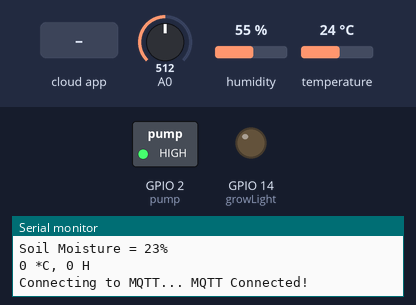
This sketch was run on a simulated ESP8266 (NodeMCU). Parts: switched loads named in the sketch (green lamp = pin HIGH), output pins drawn as LEDs (lit = HIGH), the last lines printed to the serial monitor. Wiring (inferred from the names in the program): DHT11 sensor: data GPIO 0. The test bench sets the inputs (shaded band); at power-on: A0 = 512, humidity 55 %, temperature 24 °C. WiFi joins after 1.5 s; servers stay silent unless stated; the local clock reads 2024-03-15 10:24:30 at power-on unless the sketch sets it; no MQTT or app messages arrive unless stated.

Above: at 2.7 s.
2.8 s: the phone or cloud app sets GL to ON
At 3.3 s:
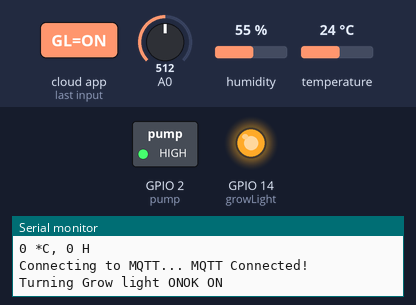
4.3 s: A0 set to 358
18.3 s: A0 set to 333
21.3 s: A0 set to 306
At 33.4 s:
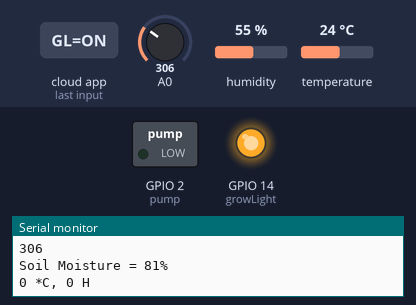
34.3 s: A0 set to 406
48.3 s: A0 set to 432
At 64.0 s:
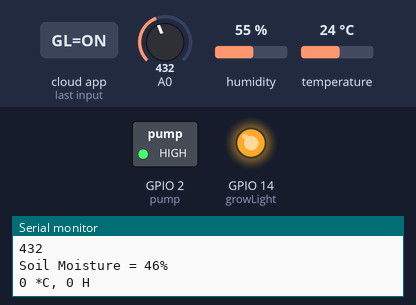
Timing chart, 0 to 64.3 s (numbered marks = the images above; inputs shaded):
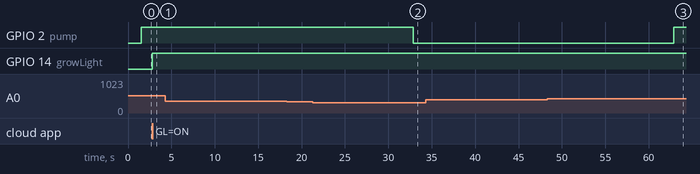

Measured:
- the behaviour switches between 418 and 419 on A0 (found by bisection; images 2 and 3)
- after the input at 2.8 s, GPIO 14 (growLight): LOW → HIGH at once
- after the input at 18.3 s, every drawn part: stays the same
- after the input at 48.3 s, GPIO 2 (pump): LOW → HIGH after 14.6 s

The sketch:

IoT_plant_watering_project.ino
```cpp
#include <ESP8266WiFi.h>
#include "Adafruit_MQTT.h"
#include "Adafruit_MQTT_Client.h"

//---------RTC--------
#include <Wire.h>
#include <ds3231.h>
struct ts t;
// ------DHT11 Sensor---------
#include <SimpleDHT.h>
int pinDHT11 = 0; // D3
SimpleDHT11 dht11(pinDHT11);
byte dhtHumid = 0;  //Stores humidity value
byte dhtTemp = 0; //Stores temperature value

//-------pump Relay Pin-------
int pump = 2; // D4
//--------Grow Light pin--------
int growLight = 14; // D5
//--------Capacitive Soil Moisture sensor------------
const int dry = 595; // value for dry sensor
const int wet = 239; // value for wet sensor

// ---------Config---------
#define WLAN_SSID       "OQFibre-C53JJLQ"   // Wi-Fi name
#define WLAN_PASS       "48971499"    // Wi-Fi password
// Adafruit server
#define AIO_SERVER      "io.adafruit.com"
#define AIO_SERVERPORT  1883
#define AIO_USERNAME    "Essaalansari"
#define AIO_KEY         "aio_JjcL35Guk384ZuGEeSoyRahauTbo"

// ---------WifiClient Class for connecting to WiFi and establishing connection to MQTT broker ---------------
WiFiClient client;
Adafruit_MQTT_Client mqtt(&client, AIO_SERVER, AIO_SERVERPORT, AIO_USERNAME, AIO_KEY);

// Topics
Adafruit_MQTT_Publish SM = Adafruit_MQTT_Publish(&mqtt, AIO_USERNAME "/feeds/SM");     // SM = Soil Moisture Topic
Adafruit_MQTT_Publish temp = Adafruit_MQTT_Publish(&mqtt, AIO_USERNAME "/feeds/temp");            // Temperature Topic
Adafruit_MQTT_Publish humidity = Adafruit_MQTT_Publish(&mqtt, AIO_USERNAME "/feeds/humidity");   // Humidity Topic
Adafruit_MQTT_Subscribe onoffbutton = Adafruit_MQTT_Subscribe(&mqtt, AIO_USERNAME "/feeds/GL"); // Grow light Manual On Off topic

void MQTT_connect();

void setup() {
  Serial.begin(115200);
  delay(10);
  Serial.println(F("Essa IoT Project"));
  Wire.begin();
  DS3231_init(DS3231_CONTROL_INTCN); // RTC

  pinMode(pump, OUTPUT);
  pinMode(growLight, OUTPUT);

  // Connect to WiFi access point.
  Serial.println(); Serial.println();
  Serial.print("Connecting to ");

  Serial.println(WLAN_SSID);

  WiFi.begin(WLAN_SSID, WLAN_PASS);
  while (WiFi.status() != WL_CONNECTED) {  // keep printing "." until wifi is connected
    delay(500);
    Serial.print(".");
  }
  Serial.println();
  Serial.println("WiFi is connected");
  Serial.println("IP address: ");
  Serial.println(WiFi.localIP());  // Print IP Local address on serial monitor for debugging purposes

  // Subscribe to pump Topic
  mqtt.subscribe(&onoffbutton);
}

uint32_t x=0;

void loop() {
  //---------RTC------
  DS3231_get(&t);
  int Time = t.hour;
  Serial.print("Time =");
  Serial.println(Time);
  if (Time == 14){  // if time is 4pm (14h = 4pm) Turn the grow light LED on
    digitalWrite(growLight, HIGH);
  }
  if (Time == 4){  // if time is 4pm (4h = 4am) Turn the grow light LED OFF
     digitalWrite(growLight, LOW);
  }

  //------Read soil moisture
  int sensorVal = analogRead(A0); // pin A0 of nodemcu
  Serial.println(sensorVal);
  int SoilMoisture = map(sensorVal, wet, dry, 100, 0); // Converting the Raw analog read values to Percentage (%)
  Serial.print("Soil Moisture = ");
  Serial.print(SoilMoisture);
  Serial.println("%");
  if (SoilMoisture < 50){
    digitalWrite(pump, HIGH); // if soil moisture is below 50% turn the water on
  } else if (SoilMoisture > 70){
    digitalWrite(pump, LOW); // Turn off the Water if soil moisture level is above 70%
  }

  //-----Read data from dht11 sensor and print on Serial monitor----------
  dht11.read(&dhtTemp, &dhtHumid, NULL);
  Serial.print((int)dhtTemp); Serial.print(" *C, ");
  Serial.print((int)dhtHumid); Serial.println(" H");

  // Ensures that the NodeMCU is Connected to the Broker
  MQTT_connect();

  // Reading State of the button on GL topic
  Adafruit_MQTT_Subscribe *subscription;
  while ((subscription = mqtt.readSubscription(5000))) {
    if (subscription == &onoffbutton) {
      Serial.print(F("Turning Grow light "));
      String buttonState = (char *)onoffbutton.lastread;
      Serial.print(buttonState);
      if (buttonState == "ON"){
        digitalWrite(growLight, HIGH); // Grow light ON
        Serial.println("OK ON");
      }
      if (buttonState == "OFF"){
        digitalWrite(growLight, LOW); // Grow light OFF
        Serial.println("OK OFF");
      }
    }
  }

  // Now we can publish Temperature, Humidity and Soil Moisture!
  Serial.print(F("\nSending Temperature and Humidity Data"));
  Serial.print("...");
  if (! temp.publish(dhtTemp)) {  // Publish temperature data to Adafruit Broker
      Serial.println(F("Failed to Publish Temperature"));
    }
       if (! humidity.publish(dhtHumid)) {   // Publish humidity data to Adafruit Broker
      Serial.println(F("Failed to Publish Humidity"));
    }
      if (! SM.publish(SoilMoisture)) {   // Publish humidity data to Adafruit Broker
      Serial.println(F("Failed to Publish Soil Moisture"));
    }
    else {
      Serial.println(F("Published!"));
    }
delay(10000);
}

void MQTT_connect() {
  int8_t ret;
  // Stop if already connected.
  if (mqtt.connected()) {
    return;
  }

  Serial.print("Connecting to MQTT... ");

  uint8_t retries = 3;
  while ((ret = mqtt.connect()) != 0) { // connect will return 0 for connected
       Serial.println(mqtt.connectErrorString(ret));
       Serial.println("Retrying MQTT connection in 5 seconds...");
       mqtt.disconnect();
       delay(5000);  // wait 5 seconds
       retries--;
       if (retries == 0) {
         // basically die and wait for WDT to reset me
         while (1);
       }
  }
  Serial.println("MQTT Connected!");
}
```

SimpleDHT.h
```cpp
// (licence header left out)
#ifndef __SIMPLE_DHT_H
#define __SIMPLE_DHT_H

#include <Arduino.h>

// High 8bits are time duration.
// Low 8bits are error code.
// For example, 0x0310 means t=0x03 and code=0x10,
// which is start low signal(0x10) error.
// @see https://github.com/winlinvip/SimpleDHT/issues/25
#define simpleDHTCombileError(t, err) ((t << 8) & 0xff00) | (err & 0x00ff)

// Get the time duration from error.
#define SimpleDHTErrDuration(err) ((err&0xff00)>>8)
// Get the error code defined bellow.
#define SimpleDHTErrCode(err) (err&0x00ff)

// Success.
#define SimpleDHTErrSuccess 0
// Error to wait for start low signal.
#define SimpleDHTErrStartLow 16
// Error to wait for start high signal.
#define SimpleDHTErrStartHigh 17
// Error to wait for data start low signal.
#define SimpleDHTErrDataLow 18
// Error to wait for data read signal.
#define SimpleDHTErrDataRead 19
// Error to wait for data EOF signal.
#define SimpleDHTErrDataEOF 20
// Error to validate the checksum.
#define SimpleDHTErrDataChecksum 21
// Error when temperature and humidity are zero, it shouldn't happen.
#define SimpleDHTErrZeroSamples 22
// Error when pin is not initialized.
#define SimpleDHTErrNoPin 23
// Error when pin mode is invalid.
#define SimpleDHTErrPinMode 24

class SimpleDHT {
protected:
    long levelTimeout = 500000; // 500ms
    int pin = -1;
    uint8_t pinInputMode = INPUT;
#ifdef __AVR
    // For direct GPIO access (8-bit AVRs only), store port and bitmask
    // of the digital pin connected to the DHT.
    // (other platforms use digitalRead(), do not need this)
    uint8_t bitmask = 0xFF;
    uint8_t port    = 0xFF;
#endif
public:
    SimpleDHT();
    SimpleDHT(int pin);
public:
    // To (eventually) change the pin configuration for existing instance
    // @param pin The DHT11 or DHT22 pin.
    virtual void setPin(int pin);
    // Set the input mode of the pin from INPUT and INPUT_PULLUP
    // to permit the use of the internal pullup resistor for
    // for bare modules
    // @param mode the pin input mode.
    // @return SimpleDHTErrSuccess is success; otherwise, failed.
    virtual int setPinInputMode(uint8_t mode);
public:
    // Read from dht11 or dht22.
    // @param pin The DHT11 pin.
    // @param ptemperature output, NULL to igore. In Celsius.
    // @param phumidity output, NULL to ignore.
    //      For DHT11, in H, such as 35H.
    //      For DHT22, in RH%, such as 53%RH.
    // @param pdata output 40bits sample, NULL to ignore.
    // @remark the min delay for this method is 1s(DHT11) or 2s(DHT22).
    // @return SimpleDHTErrSuccess is success; otherwise, failed.
    virtual int read(byte* ptemperature, byte* phumidity, byte pdata[5]);
    virtual int read(int pin, byte* ptemperature, byte* phumidity, byte pdata[5]);
    // To get a more accurate data.
    // @remark it's available for dht22. for dht11, it's the same of read().
    virtual int read2(float* ptemperature, float* phumidity, byte pdata[5]) = 0;
    virtual int read2(int pin, float* ptemperature, float* phumidity, byte pdata[5]) = 0;
protected:
    // For only AVR - methods returning low level conf. of the pin
#ifdef __AVR
    // @return Bitmask to access pin state from port input register
    virtual int getBitmask();
    // @return Bitmask to access pin state from port input register
    virtual int getPort();
#endif
protected:
    // Measure and return time (in microseconds)
    // with precision defined by interval between checking the state
    // while pin is in specified state (HIGH or LOW)
    // @param level    state which time is measured.
    // @param interval time interval between consecutive state checks.
    // @return measured time (microseconds). -1 if timeout.
    virtual long levelTime(byte level, int firstWait = 10, int interval = 6);
    // @data reverses a byte with reversed data
    // @remark please use simple_dht11_read().
    virtual byte reverse(byte data);
    // read temperature and humidity from dht11.
    // @param data a byte[5] to read bits to 5bytes.
    // @return 0 success; otherwise, error.
    // @remark please use simple_dht11_read().
    virtual int sample(byte data[5]) = 0;
    // parse the 40bits data to temperature and humidity.
    // @remark please use simple_dht11_read().
    virtual int parse(byte data[5], short* ptemperature, short* phumidity);
};

/*
    Simple DHT11

    Simple, Stable and Fast DHT11 library.

    The circuit:
    * VCC: 5V or 3V
    * GND: GND
    * DATA: Digital ping, for instance 2.

    23 Jan 2016 By winlin <winlin@vip.126.com>

    https://github.com/winlinvip/SimpleDHT#usage
    https://akizukidenshi.com/download/ds/aosong/DHT11.pdf
    https://cdn-shop.adafruit.com/datasheets/DHT11-chinese.pdf

*/
class SimpleDHT11 : public SimpleDHT {
public:
    SimpleDHT11();
    SimpleDHT11(int pin);
public:
    virtual int read2(float* ptemperature, float* phumidity, byte pdata[5]);
    virtual int read2(int pin, float* ptemperature, float* phumidity, byte pdata[5]);
protected:
    virtual int sample(byte data[5]);
};

/*
    Simple DHT22

    Simple, Stable and Fast DHT22 library.

    The circuit:
    * VCC: 5V or 3V
    * GND: GND
    * DATA: Digital ping, for instance 2.

    3 Jun 2017 By winlin <winlin@vip.126.com>

    https://github.com/winlinvip/SimpleDHT#usage
    http://akizukidenshi.com/download/ds/aosong/AM2302.pdf
    https://cdn-shop.adafruit.com/datasheets/DHT22.pdf

*/
class SimpleDHT22 : public SimpleDHT {
public:
    SimpleDHT22();
    SimpleDHT22(int pin);
public:
    virtual int read2(float* ptemperature, float* phumidity, byte pdata[5]);
    virtual int read2(int pin, float* ptemperature, float* phumidity, byte pdata[5]);
protected:
    virtual int sample(byte data[5]);
};

#endif
```
